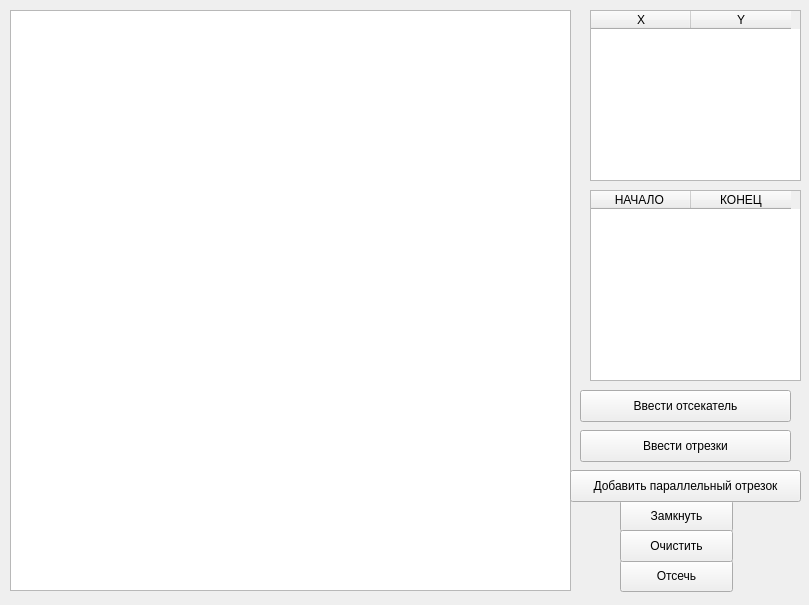
<?xml version="1.0" encoding="UTF-8"?>
<ui version="4.0">
 <class>MainWindow</class>
 <widget class="QMainWindow" name="MainWindow">
  <property name="geometry">
   <rect>
    <x>0</x>
    <y>0</y>
    <width>809</width>
    <height>605</height>
   </rect>
  </property>
  <property name="windowTitle">
   <string>Отсечение отрезков выпуклым отсекателем</string>
  </property>
  <widget class="QWidget" name="centralwidget">
   <widget class="QGraphicsView" name="view">
    <property name="geometry">
     <rect>
      <x>10</x>
      <y>10</y>
      <width>561</width>
      <height>581</height>
     </rect>
    </property>
   </widget>
   <widget class="QTableWidget" name="table_cut">
    <property name="geometry">
     <rect>
      <x>590</x>
      <y>10</y>
      <width>211</width>
      <height>171</height>
     </rect>
    </property>
    <column>
     <property name="text">
      <string>X</string>
     </property>
    </column>
    <column>
     <property name="text">
      <string>Y</string>
     </property>
    </column>
   </widget>
   <widget class="QPushButton" name="paint">
    <property name="geometry">
     <rect>
      <x>620</x>
      <y>560</y>
      <width>113</width>
      <height>32</height>
     </rect>
    </property>
    <property name="text">
     <string>Отсечь</string>
    </property>
   </widget>
   <widget class="QPushButton" name="_lock">
    <property name="geometry">
     <rect>
      <x>620</x>
      <y>500</y>
      <width>113</width>
      <height>32</height>
     </rect>
    </property>
    <property name="text">
     <string>Замкнуть</string>
    </property>
   </widget>
   <widget class="QPushButton" name="clean">
    <property name="geometry">
     <rect>
      <x>620</x>
      <y>530</y>
      <width>113</width>
      <height>32</height>
     </rect>
    </property>
    <property name="text">
     <string>Очистить</string>
    </property>
   </widget>
   <widget class="QPushButton" name="_polygon">
    <property name="geometry">
     <rect>
      <x>580</x>
      <y>430</y>
      <width>211</width>
      <height>32</height>
     </rect>
    </property>
    <property name="text">
     <string>Ввести отрезки</string>
    </property>
   </widget>
   <widget class="QPushButton" name="cutter">
    <property name="geometry">
     <rect>
      <x>580</x>
      <y>390</y>
      <width>211</width>
      <height>32</height>
     </rect>
    </property>
    <property name="text">
     <string>Ввести отсекатель</string>
    </property>
   </widget>
   <widget class="QTableWidget" name="table_polygon">
    <property name="geometry">
     <rect>
      <x>590</x>
      <y>190</y>
      <width>211</width>
      <height>191</height>
     </rect>
    </property>
    <column>
     <property name="text">
      <string>НАЧАЛО </string>
     </property>
    </column>
    <column>
     <property name="text">
      <string>КОНЕЦ</string>
     </property>
    </column>
   </widget>
   <widget class="QPushButton" name="line_2">
    <property name="geometry">
     <rect>
      <x>570</x>
      <y>470</y>
      <width>231</width>
      <height>32</height>
     </rect>
    </property>
    <property name="text">
     <string>Добавить параллельный отрезок</string>
    </property>
   </widget>
   <widget class="QLabel" name="coord">
    <property name="geometry">
     <rect>
      <x>20</x>
      <y>20</y>
      <width>81</width>
      <height>31</height>
     </rect>
    </property>
    <property name="text">
     <string/>
    </property>
   </widget>
  </widget>
 </widget>
 <resources/>
 <connections/>
</ui>
